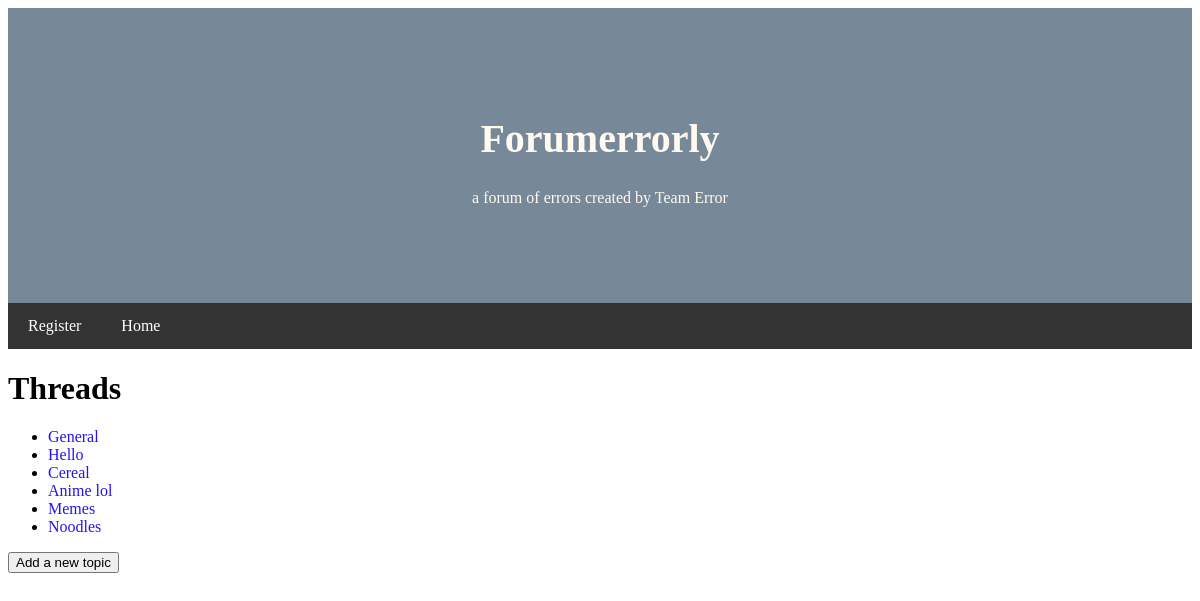
The page /threads/ on the database its author committed.
### fe_app/models.py (models this page shows)
class Thread(models.Model):
    text = models.CharField(max_length=200)                 # can add more fields here later! check Django Model Field Ref
    date_added = models.DateTimeField(auto_now_add=True)
    def __str__(self):
        return self.text

### fe_app/views.py (the view)
# urls.py: path('threads/', views.threads, name='threads'),   # page showing all threads
def threads(request):
    threads = Thread.objects.order_by('date_added')   # sort threads by date
    context = {'threads': threads}
    return render(request, 'fe_app/threads.html', context)

### fe_app/templates/fe_app/threads.html (shortened to what this page needs)
{% extends "fe_app/base.html" %}
{% block content %}
<!DOCTYPE html>
<html>
<head>
    <h1><b>Threads</b></h1>
    <ul>
        {% for thread in threads %}
            <li>
                <a href="{% url 'fe_app:thread' thread.id %}">{{ thread }}</a>
            </li>
        {% empty %}
            <li>No threads have been created yet. Start a thread!</li>
        {% endfor %}
    </ul>
    <button><a href="{% url 'fe_app:new_thread' %}" class = "bottom">Add a new topic</a></button>
</head>
</html>
{% endblock content %}

### fe_app/templates/fe_app/base.html (style rules this page uses)
body { font-family: Corsiva; }

### fe_app/templates/fe_app/threads.html (style rules this page uses)
a { text-decoration: none; color : #2714ED }
a.bottom { text-decoration: none; color : inherit }

### rows shown on the page
Thread: text "General"
Thread: text "Hello"
Thread: text "Cereal"
Thread: text "Anime lol"
Thread: text "Memes"
Thread: text "Noodles"
